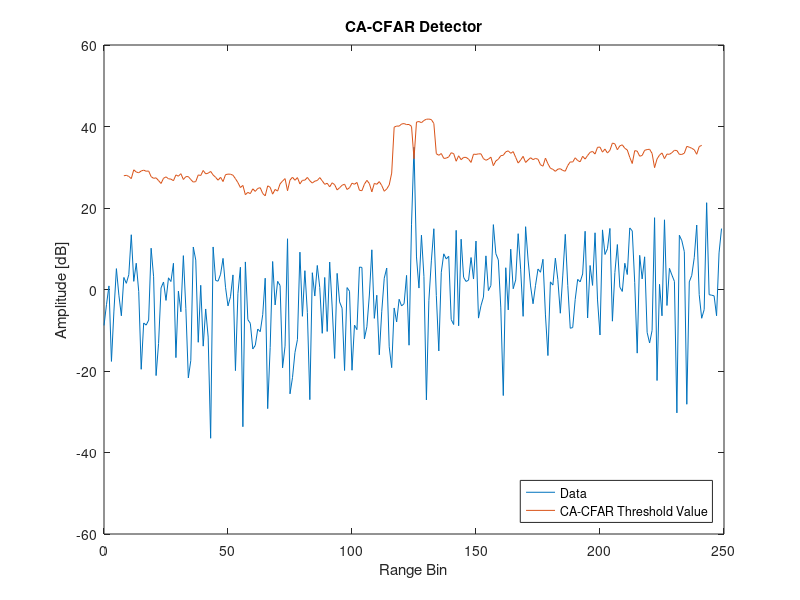

MATLAB code for this plot:
%% File information
% Written by M. Y. Martin (MRTMOG014)
% EEE4022S (2018)
% CA_CFAR_Threshold.m: Simulate CA-CFAR detector with Gaussian data

%% CA-CFAR detector
clc;
close all;
clear;

% define inputs and parameters
D = 250;                                % length of data; number of samples
N = 16;                                 % length of window
Np = 1;                                 % number of pulses
j = 1i;                                 % use j as sqrt(-1)
PFA = 10^-6;                            % desired PFA
SNRdB = 20;                             % SNR in Decibels
SNR = 10^(SNRdB/10);                    % Decibels to linear SNR

% include multiple targets
t = 1;                                  % number of targets and interfering targets (max 3)

% include clutter edge
v = 2;                                  % variance of noise in clutter edge; v = 1 => no clutter edge
d = -1;                                  % number of samples from centre to clutter edge start (distance)

% 1xD matrix of complex Gaussian noise: (I + jQ)/sqrt(2); v scales second part => clutter edge
noise = [((randn(1,(D/2) + d) + j.*randn(1,(D/2) + d))/sqrt(2)),(sqrt(v)*(randn(1,(D/2) - d) + j.*randn(1,(D/2) - d))/sqrt(2))];
    
% insert target(s)
target_voltage = sqrt(SNR);
target_signal = target_voltage*(randn(1,t) + j.*randn(1,t))/sqrt(2);
signal1 = noise; % noise only; H0
for y = 0:(t - 1)   % update signal with targets from centre of data at intervals of 3 samples
    signal1((D/2) + 1 + 3*y) = signal1((D/2) + 1 + 3*y) + target_signal(y + 1);  % H1
end

% square law detector after target is added
signal = abs(signal1).^2;

% compute CA-CFAR interference statistic 'g'
g = zeros(D,1);
for CUT = (N/2 + 1):1:(D - N/2)    % first N/2 and last N/2 samples in signal will NOT become the CUT (eg. 9 to 392)
    g(CUT) = mean([signal((CUT - N/2):(CUT - 1)) signal((CUT + 1):(CUT + N/2))]); % cell-average data in window (excluding CUT)
end

% compute CA-CFAR constant 'a' for desired PFA
a = N.*(PFA.^(-(1./N)) - 1);

% compute detection threshold 'T'
T = a.*g;

% plot the threshold and noise
x = 0:(D - 1); % x-axis sample number
figure;
plot(x,20*log10(signal),x,20*log10(T));
ylim([-60 60]);
xlabel('Range Bin');
ylabel('Amplitude [dB]');
title('CA-CFAR Detector');
lgd = legend('Data','CA-CFAR Threshold Value');
set(lgd,'Location','SouthEast');
